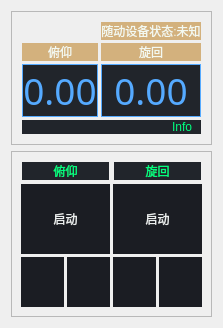
                  <widget class="QWidget" name="page_dc_run">
                   <layout class="QVBoxLayout" name="verticalLayout_5">
                    <item>
                     <widget class="QFrame" name="frame_2">
                      <property name="maximumSize">
                       <size>
                        <width>16777215</width>
                        <height>300</height>
                       </size>
                      </property>
                      <property name="frameShape">
                       <enum>QFrame::StyledPanel</enum>
                      </property>
                      <property name="frameShadow">
                       <enum>QFrame::Raised</enum>
                      </property>
                      <layout class="QHBoxLayout" name="horizontalLayout_10">
                       <item>
                        <layout class="QGridLayout" name="gridLayout">
                         <property name="spacing">
                          <number>1</number>
                         </property>
                         <item row="3" column="0">
                          <widget class="QLabel" name="label_9">
                           <property name="font">
                            <font>
                             <family>Pixel LCD7</family>
                             <pointsize>28</pointsize>
                            </font>
                           </property>
                           <property name="styleSheet">
                            <string notr="true">color: rgb(85, 170, 255);
margin:1px;
background-color: rgb(33, 37, 43);</string>
                           </property>
                           <property name="frameShape">
                            <enum>QFrame::Box</enum>
                           </property>
                           <property name="text">
                            <string>0.00</string>
                           </property>
                           <property name="alignment">
                            <set>Qt::AlignCenter</set>
                           </property>
                          </widget>
                         </item>
                         <item row="3" column="1">
                          <widget class="QLabel" name="label_10">
                           <property name="font">
                            <font>
                             <family>Pixel LCD7</family>
                             <pointsize>28</pointsize>
                            </font>
                           </property>
                           <property name="styleSheet">
                            <string notr="true">color: rgb(85, 170, 255);
margin:1px;
background-color: rgb(33, 37, 43);</string>
                           </property>
                           <property name="frameShape">
                            <enum>QFrame::Box</enum>
                           </property>
                           <property name="text">
                            <string>0.00</string>
                           </property>
                           <property name="alignment">
                            <set>Qt::AlignCenter</set>
                           </property>
                          </widget>
                         </item>
                         <item row="4" column="0" colspan="2">
                          <widget class="QLabel" name="label_dc_Info">
                           <property name="maximumSize">
                            <size>
                             <width>16777215</width>
                             <height>35</height>
                            </size>
                           </property>
                           <property name="styleSheet">
                            <string notr="true">background-color: rgb(33, 37, 43);
padding-right:6px;
margin:1px;
color: rgb(0, 255, 127);</string>
                           </property>
                           <property name="text">
                            <string>Info</string>
                           </property>
                           <property name="alignment">
                            <set>Qt::AlignRight|Qt::AlignTrailing|Qt::AlignVCenter</set>
                           </property>
                          </widget>
                         </item>
                         <item row="2" column="1">
                          <widget class="QLabel" name="label_5">
                           <property name="maximumSize">
                            <size>
                             <width>16777215</width>
                             <height>35</height>
                            </size>
                           </property>
                           <property name="styleSheet">
                            <string notr="true">background-color:#d3b17d;
margin:1px;
color:#f3f9f1;</string>
                           </property>
                           <property name="text">
                            <string>旋回</string>
                           </property>
                           <property name="alignment">
                            <set>Qt::AlignCenter</set>
                           </property>
                          </widget>
                         </item>
                         <item row="2" column="0">
                          <widget class="QLabel" name="label_6">
                           <property name="maximumSize">
                            <size>
                             <width>16777215</width>
                             <height>35</height>
                            </size>
                           </property>
                           <property name="styleSheet">
                            <string notr="true">background-color:#d3b17d;
margin:1px;
color:#f3f9f1;</string>
                           </property>
                           <property name="text">
                            <string>俯仰</string>
                           </property>
                           <property name="alignment">
                            <set>Qt::AlignCenter</set>
                           </property>
                          </widget>
                         </item>
                         <item row="0" column="1">
                          <widget class="QLabel" name="label_2">
                           <property name="maximumSize">
                            <size>
                             <width>16777215</width>
                             <height>35</height>
                            </size>
                           </property>
                           <property name="styleSheet">
                            <string notr="true">background-color:#d3b17d;
margin:1px;
color:#f3f9f1;</string>
                           </property>
                           <property name="text">
                            <string>随动设备状态:未知</string>
                           </property>
                           <property name="alignment">
                            <set>Qt::AlignCenter</set>
                           </property>
                          </widget>
                         </item>
                        </layout>
                       </item>
                      </layout>
                     </widget>
                    </item>
                    <item>
                     <widget class="QFrame" name="frame_5">
                      <property name="frameShape">
                       <enum>QFrame::StyledPanel</enum>
                      </property>
                      <property name="frameShadow">
                       <enum>QFrame::Raised</enum>
                      </property>
                      <layout class="QHBoxLayout" name="horizontalLayout_11">
                       <item>
                        <layout class="QGridLayout" name="gridLayout_2">
                         <property name="spacing">
                          <number>3</number>
                         </property>
                         <item row="2" column="1">
                          <widget class="QPushButton" name="pushButton_DC_MainPower_Ctl">
                           <property name="sizePolicy">
                            <sizepolicy hsizetype="Preferred" vsizetype="Preferred">
                             <horstretch>0</horstretch>
                             <verstretch>0</verstretch>
                            </sizepolicy>
                           </property>
                           <property name="minimumSize">
                            <size>
                             <width>0</width>
                             <height>50</height>
                            </size>
                           </property>
                           <property name="maximumSize">
                            <size>
                             <width>16777215</width>
                             <height>16777215</height>
                            </size>
                           </property>
                           <property name="styleSheet">
                            <string notr="true">QPushButton {
	background-image: url(:/images_icons_20/images/icons/20x20/cil-check-alt.png);
	background-position: center;
	background-repeat: no-reperat;
	border: none;
	background-color: rgb(27, 29, 35);
}
QPushButton:hover {
	background-color: rgb(33, 37, 43);
}
QPushButton:pressed {	
	background-color: rgb(85, 170, 255);
}</string>
                           </property>
                           <property name="text">
                            <string/>
                           </property>
                          </widget>
                         </item>
                         <item row="2" column="0">
                          <widget class="QPushButton" name="pushButton_DC_SpeakerCtl">
                           <property name="sizePolicy">
                            <sizepolicy hsizetype="Preferred" vsizetype="Preferred">
                             <horstretch>0</horstretch>
                             <verstretch>0</verstretch>
                            </sizepolicy>
                           </property>
                           <property name="minimumSize">
                            <size>
                             <width>0</width>
                             <height>50</height>
                            </size>
                           </property>
                           <property name="maximumSize">
                            <size>
                             <width>16777215</width>
                             <height>16777215</height>
                            </size>
                           </property>
                           <property name="styleSheet">
                            <string notr="true">QPushButton {
	background-image: url(:/images_icons_20/images/icons/20x20/cil-volume-off.png);
	background-position: center;
	background-repeat: no-reperat;
	border: none;
	background-color: rgb(27, 29, 35);
}
QPushButton:hover {
	background-color: rgb(33, 37, 43);
}
QPushButton:pressed {	
	background-color: rgb(85, 170, 255);
}</string>
                           </property>
                           <property name="text">
                            <string/>
                           </property>
                          </widget>
                         </item>
                         <item row="0" column="0" colspan="2">
                          <widget class="QLabel" name="label_8">
                           <property name="sizePolicy">
                            <sizepolicy hsizetype="Expanding" vsizetype="Preferred">
                             <horstretch>0</horstretch>
                             <verstretch>0</verstretch>
                            </sizepolicy>
                           </property>
                           <property name="maximumSize">
                            <size>
                             <width>16777215</width>
                             <height>45</height>
                            </size>
                           </property>
                           <property name="styleSheet">
                            <string notr="true">background-color: rgb(33, 37, 43);
margin:1px;
color: rgb(0, 255, 127);</string>
                           </property>
                           <property name="text">
                            <string>俯仰</string>
                           </property>
                           <property name="alignment">
                            <set>Qt::AlignCenter</set>
                           </property>
                          </widget>
                         </item>
                         <item row="2" column="3">
                          <widget class="QPushButton" name="pushButton_DC_XHRun_Right">
                           <property name="sizePolicy">
                            <sizepolicy hsizetype="Preferred" vsizetype="Preferred">
                             <horstretch>0</horstretch>
                             <verstretch>0</verstretch>
                            </sizepolicy>
                           </property>
                           <property name="minimumSize">
                            <size>
                             <width>0</width>
                             <height>50</height>
                            </size>
                           </property>
                           <property name="maximumSize">
                            <size>
                             <width>16777215</width>
                             <height>16777215</height>
                            </size>
                           </property>
                           <property name="styleSheet">
                            <string notr="true">QPushButton {
	background-image: url(:/images_icons_20/images/icons/20x20/cil-arrow-right.png);
	background-position: center;
	background-repeat: no-reperat;
	border: none;
	background-color: rgb(27, 29, 35);
}
QPushButton:hover {
	background-color: rgb(33, 37, 43);
}
QPushButton:pressed {	
	background-color: rgb(85, 170, 255);
}</string>
                           </property>
                           <property name="text">
                            <string/>
                           </property>
                          </widget>
                         </item>
                         <item row="2" column="2">
                          <widget class="QPushButton" name="pushButton_DC_XHRun_Left">
                           <property name="sizePolicy">
                            <sizepolicy hsizetype="Preferred" vsizetype="Preferred">
                             <horstretch>0</horstretch>
                             <verstretch>0</verstretch>
                            </sizepolicy>
                           </property>
                           <property name="minimumSize">
                            <size>
                             <width>0</width>
                             <height>50</height>
                            </size>
                           </property>
                           <property name="maximumSize">
                            <size>
                             <width>16777215</width>
                             <height>16777215</height>
                            </size>
                           </property>
                           <property name="styleSheet">
                            <string notr="true">QPushButton {
	background-image: url(:/images_icons_20/images/icons/20x20/cil-arrow-left.png);
	background-position: center;
	background-repeat: no-reperat;
	border: none;
	background-color: rgb(27, 29, 35);
}
QPushButton:hover {
	background-color: rgb(33, 37, 43);
}
QPushButton:pressed {	
	background-color: rgb(85, 170, 255);
}</string>
                           </property>
                           <property name="text">
                            <string/>
                           </property>
                          </widget>
                         </item>
                         <item row="1" column="2" colspan="2">
                          <widget class="QPushButton" name="pushButton_DC_XHRunCtl">
                           <property name="sizePolicy">
                            <sizepolicy hsizetype="Expanding" vsizetype="Preferred">
                             <horstretch>0</horstretch>
                             <verstretch>0</verstretch>
                            </sizepolicy>
                           </property>
                           <property name="minimumSize">
                            <size>
                             <width>0</width>
                             <height>70</height>
                            </size>
                           </property>
                           <property name="maximumSize">
                            <size>
                             <width>16777215</width>
                             <height>16777215</height>
                            </size>
                           </property>
                           <property name="styleSheet">
                            <string notr="true">QPushButton {
	color: rgb(234,237,237);
	background-position: center;
	background-repeat: no-reperat;
	border: none;
	background-color: rgb(27, 29, 35);
}
QPushButton:hover {
	background-color: rgb(33, 37, 43);
}
QPushButton:pressed {	
	background-color: rgb(85, 170, 255);
}</string>
                           </property>
                           <property name="text">
                            <string>启动</string>
                           </property>
                          </widget>
                         </item>
                         <item row="0" column="2" colspan="2">
                          <widget class="QLabel" name="label_11">
                           <property name="sizePolicy">
                            <sizepolicy hsizetype="Expanding" vsizetype="Preferred">
                             <horstretch>0</horstretch>
                             <verstretch>0</verstretch>
                            </sizepolicy>
                           </property>
                           <property name="maximumSize">
                            <size>
                             <width>16777215</width>
                             <height>45</height>
                            </size>
                           </property>
                           <property name="styleSheet">
                            <string notr="true">background-color: rgb(33, 37, 43);
margin:1px;
color: rgb(0, 255, 127);</string>
                           </property>
                           <property name="text">
                            <string>旋回</string>
                           </property>
                           <property name="alignment">
                            <set>Qt::AlignCenter</set>
                           </property>
                          </widget>
                         </item>
                         <item row="1" column="0" colspan="2">
                          <widget class="QPushButton" name="pushButton_DC_FYRunCtl">
                           <property name="sizePolicy">
                            <sizepolicy hsizetype="Expanding" vsizetype="Preferred">
                             <horstretch>0</horstretch>
                             <verstretch>0</verstretch>
                            </sizepolicy>
                           </property>
                           <property name="minimumSize">
                            <size>
                             <width>0</width>
                             <height>70</height>
                            </size>
                           </property>
                           <property name="maximumSize">
                            <size>
                             <width>16777215</width>
                             <height>16777215</height>
                            </size>
                           </property>
                           <property name="styleSheet">
                            <string notr="true">QPushButton {
	color: rgb(234,237,237);
	background-position: center;
	background-repeat: no-reperat;
	border: none;
	background-color: rgb(27, 29, 35);
}
QPushButton:hover {
	background-color: rgb(33, 37, 43);
}
QPushButton:pressed {	
	background-color: rgb(85, 170, 255);
}</string>
                           </property>
                           <property name="text">
                            <string>启动</string>
                           </property>
                          </widget>
                         </item>
                        </layout>
                       </item>
                      </layout>
                     </widget>
                    </item>
                   </layout>
                  </widget>
